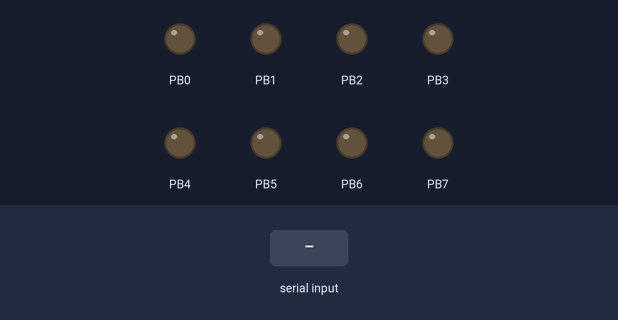
The program below on a simulated ATmega328P, built with avr-gcc and emulated at 16 MHz. On the bench: output pins drawn as LEDs (lit = HIGH). The inputs (shaded band) are chosen by the test bench. What the program prints to the serial monitor is not drawn.

Above: at 1.2 s.
1.3 s: "1" received over Serial
At 2.3 s:
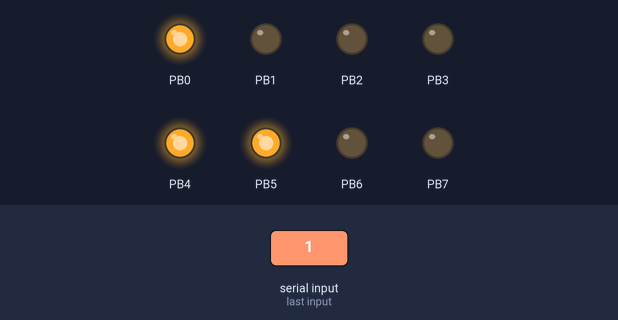
2.8 s: "0" received over Serial
At 3.4 s:
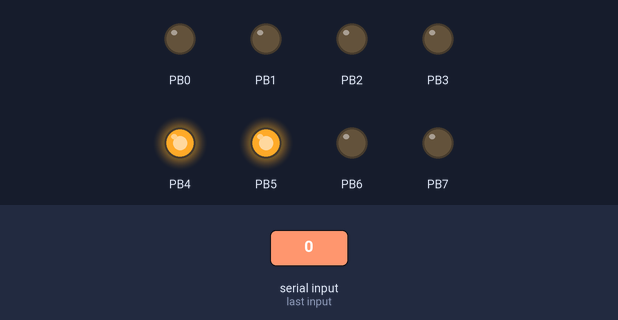
4.3 s: "2" received over Serial
At 4.6 s:
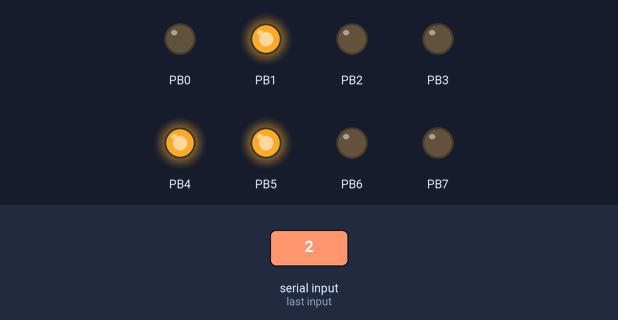
Timing chart, 0 to 7.3 s (numbered marks = the images above; inputs shaded):
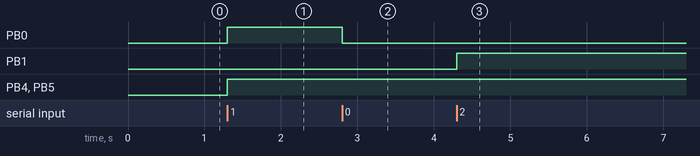

The program:

main.c
```c
/*
;UNIVERSIDAD DEL VALLE DE GUATEMALA
;IE2023: PROGRAMACIÓN DE MICROCONTROLADORES
;Lab2.asm
;AUTOR: Jose Andrés Velásquez Gacía
;PROYECTO: lab6
;HARDWARE: ATMEGA328P
;CREADO: 30/04/2024
;ÚLTIMA MODIFICACIÓN: 30/04/2024 23:36*/

#define  F_CPU 16000000
#include <avr/io.h>
#include <avr/interrupt.h>
#include <util/delay.h>

void initUART9600(void);
void writeUART(char caracter);
void writeTEXTUART(char* texto);
volatile char bufferRX;


int main(void)
{
	initUART9600();
	sei();
	/*writeUART("H")
	writeUART("O")
	writeUART("L")
	writeUART("A")
	writeUART(" ")
	writeUART("M")
	writeUART("U")
	writeUART("N")
	writeUART("D")
	writeUART("O")
	writeUART("/n")*/

	writeTEXTUART("HOLA MUNDO XD!\n");

	DDRB = 0xFF;
	PORTB = 0;

    while (1)
    {
		PORTB = bufferRX;
    }
}

void initUART9600(void){
	//configurara tx y rx
	DDRD &= ~(1<< DDD0);
	DDRD |= (1<< DDD1);

	//CONFIG REGISTRO A
	UCSR0A =0;
	UCSR0A |= (1<<U2X0);

	//CONFIGURAR REGISTO B HABILITAR ISR RX Y TX
	UCSR0B = 0;
	UCSR0B |= (1<<RXCIE0) | (1<< RXEN0) | (1<< TXEN0);
	// CONFIGURAR REGISTRO C >FRAME: 8BITS DATOA, NOPARIDAD 1 DE STOP
	UCSR0C = 0;
	UCSR0C |= (1<<UCSZ01) | (1<<UCSZ00);
	//VELICIDAD BAUDRATE= 9600
	UBRR0 =207;

}

//MIESTRAS NO SEA CIERTO () HAZ LO QUE ESTE ADENTRO HASTA QUE SE CUMPLA
void writeUART(char caracter){
	while(!(UCSR0A & (1<<UDRE0)));
	//ESPERAR A QUE UDR0 ESTE EN 1
	UDR0 = caracter;

}

void writeTEXTUART(char* texto){
	uint8_t i;
	for(i = 0; texto[i]!='\0' ;i++){
		while(!(UCSR0A & (1<<UDRE0)));
		//ESPERAR A QUE UDR0 ESTE EN 1
		UDR0 = texto[i];
	}
}


ISR(USART_RX_vect) {
	bufferRX = UDR0;


	while(!(UCSR0A & (1<<UDRE0)));
		//ESPERAR A QUE UDR0 ESTE EN 1
	UDR0 = bufferRX;
}
```

Measured:
- after the input at 1.3 s, PB0, PB4, PB5: LOW → HIGH at once
- after the input at 2.8 s, PB0: HIGH → LOW at once
- after the input at 4.3 s, PB1: LOW → HIGH at once
